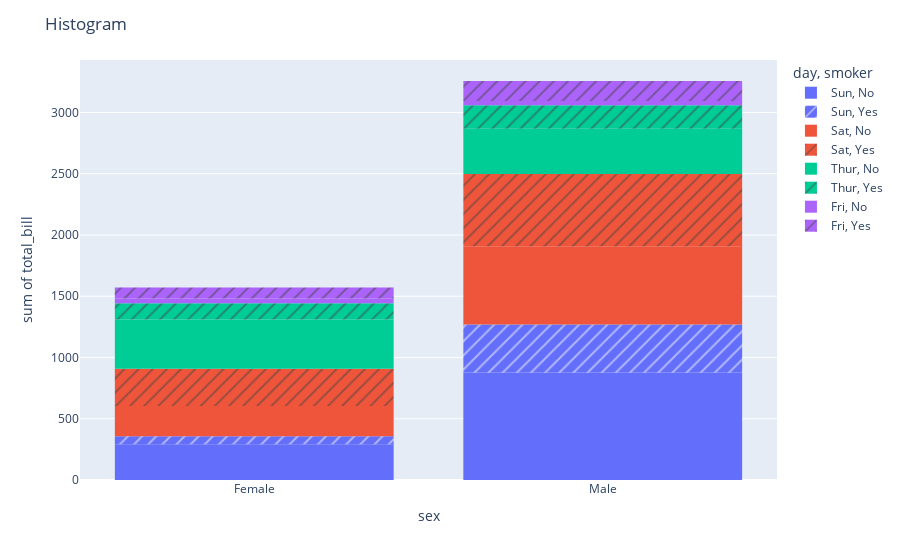

Source (notebook cell):
### Markdown cell above
## Question 3

### Code cell
fig = px.histogram(tips,x='sex',y='total_bill',color='day',pattern_shape='smoker')
fig.update_layout(title="Histogram ")
fig.show()

### Figure 1 — Plotly figure (JSON) as saved in the notebook; plotly's stock layout.template omitted (floating-point values rounded to 4 significant figures)
{"data": [{"alignmentgroup": "True", "bingroup": "x", "histfunc": "sum", "hovertemplate": "day=Sun<br>smoker=No<br>sex=%{x}<br>sum of total_bill=%{y}<extra></extra>", "legendgroup": "Sun, No", "marker": {"color": "#636efa", "pattern": {"shape": ""}}, "name": "Sun, No", "offsetgroup": "Sun, No", "orientation": "v", "showlegend": true, "type": "histogram", "x": ["Female", "Male", "Male", "Male", "Female", "Male", "Male", "Male", "Male", "Male", "Male", "Female", "Male", "Male", "Female", "Male", "Female", "Male", "Female", "Male", "Male", "Male", "Male", "Male", "Male", "Male", "Male", "Male", "Male", "Female", "Female", "Male", "Male", "Male", "Male", "Male", "Female", "Female", "Male", "Male", "Male", "Male", "Male", "Male", "Female", "Male", "Female", "Female", "Male", "Male", "Male", "Female", "Male", "Male", "Male", "Male", "Male"], "xaxis": "x", "y": [16.99, 10.34, 21.01, 23.68, 24.59, 25.29, 8.77, 26.88, 15.04, 14.78, 10.27, 35.26, 15.42, 18.43, 14.83, 21.58, 10.33, 16.29, 16.97, 17.46, 13.94, 9.68, 30.4, 18.29, 22.23, 32.4, 28.55, 18.04, 12.54, 10.29, 34.81, 9.94, 25.56, 19.49, 38.07, 23.95, 25.71, 17.31, 29.93, 14.07, 13.13, 17.26, 24.55, 19.77, 29.85, 48.17, 25, 13.39, 16.49, 21.5, 12.66, 16.21, 13.81, 24.52, 20.76, 31.71, 20.69], "yaxis": "y"}, {"alignmentgroup": "True", "bingroup": "x", "histfunc": "sum", "hovertemplate": "day=Sun<br>smoker=Yes<br>sex=%{x}<br>sum of total_bill=%{y}<extra></extra>", "legendgroup": "Sun, Yes", "marker": {"color": "#636efa", "pattern": {"shape": "/"}}, "name": "Sun, Yes", "offsetgroup": "Sun, Yes", "orientation": "v", "showlegend": true, "type": "histogram", "x": ["Female", "Male", "Male", "Male", "Male", "Male", "Male", "Female", "Male", "Male", "Male", "Male", "Male", "Male", "Female", "Male", "Female", "Male", "Male"], "xaxis": "x", "y": [17.51, 7.25, 31.85, 16.82, 32.9, 17.89, 14.48, 9.6, 34.63, 34.65, 23.33, 45.35, 23.17, 40.55, 20.9, 30.46, 18.15, 23.1, 15.69], "yaxis": "y"}, {"alignmentgroup": "True", "bingroup": "x", "histfunc": "sum", "hovertemplate": "day=Sat<br>smoker=No<br>sex=%{x}<br>sum of total_bill=%{y}<extra></extra>", "legendgroup": "Sat, No", "marker": {"color": "#EF553B", "pattern": {"shape": ""}}, "name": "Sat, No", "offsetgroup": "Sat, No", "orientation": "v", "showlegend": true, "type": "histogram", "x": ["Male", "Male", "Female", "Female", "Male", "Male", "Male", "Male", "Male", "Male", "Female", "Male", "Male", "Female", "Female", "Male", "Male", "Male", "Female", "Male", "Male", "Male", "Female", "Male", "Male", "Male", "Female", "Male", "Male", "Female", "Female", "Male", "Female", "Male", "Male", "Female", "Male", "Male", "Male", "Male", "Male", "Male", "Female", "Male", "Male"], "xaxis": "x", "y": [20.65, 17.92, 20.29, 15.77, 39.42, 19.82, 17.81, 13.37, 12.69, 21.7, 19.65, 9.55, 18.35, 15.06, 20.69, 17.78, 24.06, 16.31, 16.93, 18.69, 31.27, 16.04, 26.41, 48.27, 17.59, 20.08, 16.45, 20.23, 12.02, 17.07, 14.73, 10.51, 20.92, 18.24, 14, 7.25, 48.33, 20.45, 13.28, 11.61, 10.77, 10.07, 35.83, 29.03, 17.82], "yaxis": "y"}, {"alignmentgroup": "True", "bingroup": "x", "histfunc": "sum", "hovertemplate": "day=Sat<br>smoker=Yes<br>sex=%{x}<br>sum of total_bill=%{y}<extra></extra>", "legendgroup": "Sat, Yes", "marker": {"color": "#EF553B", "pattern": {"shape": "/"}}, "name": "Sat, Yes", "offsetgroup": "Sat, Yes", "orientation": "v", "showlegend": true, "type": "histogram", "x": ["Male", "Male", "Male", "Male", "Male", "Male", "Female", "Male", "Female", "Female", "Male", "Female", "Female", "Male", "Male", "Male", "Female", "Female", "Female", "Male", "Male", "Male", "Male", "Male", "Female", "Male", "Male", "Female", "Female", "Female", "Male", "Male", "Male", "Female", "Female", "Male", "Male", "Male", "Male", "Male", "Female", "Male"], "xaxis": "x", "y": [38.01, 11.24, 20.29, 13.81, 11.02, 18.29, 3.07, 15.01, 26.86, 25.28, 17.92, 44.3, 22.42, 15.36, 20.49, 25.21, 14.31, 10.59, 10.63, 50.81, 15.81, 26.59, 38.73, 24.27, 12.76, 30.06, 25.89, 13.27, 28.17, 12.9, 28.15, 11.59, 7.74, 30.14, 22.12, 24.01, 15.69, 15.53, 12.6, 32.83, 27.18, 22.67], "yaxis": "y"}, {"alignmentgroup": "True", "bingroup": "x", "histfunc": "sum", "hovertemplate": "day=Thur<br>smoker=No<br>sex=%{x}<br>sum of total_bill=%{y}<extra></extra>", "legendgroup": "Thur, No", "marker": {"color": "#00cc96", "pattern": {"shape": ""}}, "name": "Thur, No", "offsetgroup": "Thur, No", "orientation": "v", "showlegend": true, "type": "histogram", "x": ["Male", "Male", "Male", "Male", "Female", "Male", "Female", "Male", "Male", "Male", "Male", "Female", "Female", "Female", "Male", "Female", "Male", "Male", "Female", "Female", "Male", "Female", "Female", "Male", "Male", "Female", "Female", "Female", "Female", "Female", "Female", "Female", "Female", "Female", "Male", "Male", "Female", "Female", "Female", "Female", "Female", "Male", "Male", "Male", "Female"], "xaxis": "x", "y": [27.2, 22.76, 17.29, 16.66, 10.07, 15.98, 34.83, 13.03, 18.28, 24.71, 21.16, 10.65, 12.43, 24.08, 11.69, 13.42, 14.26, 15.95, 12.48, 29.8, 8.52, 14.52, 11.38, 22.82, 19.08, 20.27, 11.17, 12.26, 18.26, 8.51, 10.33, 14.15, 13.16, 17.47, 34.3, 41.19, 27.05, 16.43, 8.35, 18.64, 11.87, 9.78, 7.51, 7.56, 18.78], "yaxis": "y"}, {"alignmentgroup": "True", "bingroup": "x", "histfunc": "sum", "hovertemplate": "day=Thur<br>smoker=Yes<br>sex=%{x}<br>sum of total_bill=%{y}<extra></extra>", "legendgroup": "Thur, Yes", "marker": {"color": "#00cc96", "pattern": {"shape": "/"}}, "name": "Thur, Yes", "offsetgroup": "Thur, Yes", "orientation": "v", "showlegend": true, "type": "histogram", "x": ["Male", "Male", "Male", "Female", "Male", "Male", "Male", "Male", "Female", "Female", "Male", "Male", "Female", "Female", "Female", "Male", "Female"], "xaxis": "x", "y": [19.44, 32.68, 16, 19.81, 28.44, 15.48, 16.58, 10.34, 43.11, 13, 13.51, 18.71, 12.74, 13, 16.4, 20.53, 16.47], "yaxis": "y"}, {"alignmentgroup": "True", "bingroup": "x", "histfunc": "sum", "hovertemplate": "day=Fri<br>smoker=No<br>sex=%{x}<br>sum of total_bill=%{y}<extra></extra>", "legendgroup": "Fri, No", "marker": {"color": "#ab63fa", "pattern": {"shape": ""}}, "name": "Fri, No", "offsetgroup": "Fri, No", "orientation": "v", "showlegend": true, "type": "histogram", "x": ["Male", "Female", "Male", "Female"], "xaxis": "x", "y": [22.49, 22.75, 12.46, 15.98], "yaxis": "y"}, {"alignmentgroup": "True", "bingroup": "x", "histfunc": "sum", "hovertemplate": "day=Fri<br>smoker=Yes<br>sex=%{x}<br>sum of total_bill=%{y}<extra></extra>", "legendgroup": "Fri, Yes", "marker": {"color": "#ab63fa", "pattern": {"shape": "/"}}, "name": "Fri, Yes", "offsetgroup": "Fri, Yes", "orientation": "v", "showlegend": true, "type": "histogram", "x": ["Male", "Female", "Female", "Male", "Male", "Male", "Male", "Female", "Female", "Male", "Female", "Male", "Male", "Female", "Female"], "xaxis": "x", "y": [28.97, 5.75, 16.32, 40.17, 27.28, 12.03, 21.01, 11.35, 15.38, 12.16, 13.42, 8.58, 13.42, 16.27, 10.09], "yaxis": "y"}], "layout": {"autosize": true, "barmode": "relative", "legend": {"title": {"text": "day, smoker"}, "tracegroupgap": 0}, "margin": {"t": 60}, "title": {"text": "Histogram "}, "xaxis": {"anchor": "y", "autorange": true, "domain": [0, 1], "range": [-0.5, 1.5], "title": {"text": "sex"}, "type": "category"}, "yaxis": {"anchor": "x", "autorange": true, "domain": [0, 1], "range": [0, 3428.0], "title": {"text": "sum of total_bill"}, "type": "linear"}}}
